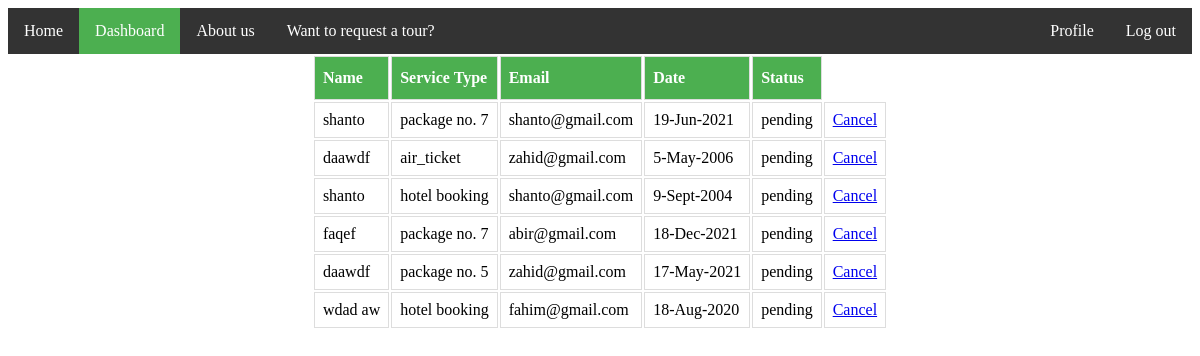
Page /dashboard.php on the committed database.
### tables this page shows
CREATE TABLE `t_activity` (
  `sl` int(11) NOT NULL,
  `name` varchar(30) NOT NULL,
  `service` varchar(30) NOT NULL DEFAULT '',
  `email` varchar(30) NOT NULL,
  `date` varchar(30) NOT NULL,
  `status` varchar(30) NOT NULL DEFAULT 'pending'
);

### models/db_config.php (called while the page is built, shortened)
<?php
	$db_server="localhost";
	$db_user="root";
	$db_password="";
	$db_name="wt_sp21_f";
	function get($query){
		global $db_server,$db_user,$db_password,$db_name;
		$conn = mysqli_connect($db_server,$db_user,$db_password,$db_name);
		$result = mysqli_query($conn,$query);
		$data=array();
		if(mysqli_num_rows($result) > 0){
			while($row=mysqli_fetch_assoc($result)){
				$data[] = $row;
			}
		}
		return $data;
	}
?>

### dashboard.php (the view)
<?php
require_once 'models/db_config.php';
$query= "select * from t_activity where status='pending'";
$result= get($query);
?>
<!DOCTYPE html>
<html>
<head>
<link rel="stylesheet" href="styles/hotelBoking.css">
<link rel="stylesheet" href="styles/dashboard_styles.css">
</head>
<body>
  <div class="list">
<ul>
  <li><a  href="home.php">Home</a></li>
  <li><a class="active" href="dashboard.php">Dashboard</a></li>
  <li><a style="float:right" href="logout.php">Log out</a></li>
  <li><a style="float:right" href="profile1.php">Profile</a></li>
  <li><a href="aboutus.php">About us</a></li>
  <li><a href="requestatour.php">Want to request a tour?</a></li>
</ul>
</div>
<table align="center" id="customers">
  <tr>
    <th>Name</th>
    <th>Service Type</th>
    <th>Email</th>
    <th>Date</th>
    <th>Status</th>
  </tr>
 <?php
        foreach($result as $row):?>
        <tbody>
            <td><?php echo $row["name"];?></td>
            <td><?php echo $row["service"];?></td>
            <td><?php echo $row["email"];?></td>
            <td><?php echo $row["date"];?></td>
            <td><?php echo $row["status"]?></td>
            <td><a href="controllers/dashboard_delete_controller.php?id=<?php echo $row['sl'];?>" class="btn btn-danger">Cancel</a></td>
        </tbody>
        <?php endforeach;?>
</table>
</body>
</html>

### styles/hotelBoking.css (style rules this page uses)
ul { list-style-type: none; margin: 0; padding: 0; overflow: hidden; background-color: #333; width: 100%; margin-top: auto; }
li a { float: left; }
li a { display: block; color: white; text-align: center; padding: 14px 16px; text-decoration: none; }
.active { background-color: #4CAF50; }

### styles/dashboard_styles.css (style rules this page uses)
#customers td, #customers th { border: 1px solid #ddd; padding: 8px; }
#customers th { padding-top: 12px; padding-bottom: 12px; text-align: left; background-color: #4CAF50; color: white; }

### rows in the picture
t_activity: name "shanto", service "package no. 7", email "shanto@gmail.com", date "19-Jun-2021", status "pending"
t_activity: name "daawdf", service "air_ticket", email "zahid@gmail.com", date "5-May-2006", status "pending"
t_activity: name "shanto", service "hotel booking", email "shanto@gmail.com", date "9-Sept-2004", status "pending"
t_activity: name "faqef", service "package no. 7", email "abir@gmail.com", date "18-Dec-2021", status "pending"
t_activity: name "daawdf", service "package no. 5", email "zahid@gmail.com", date "17-May-2021", status "pending"
t_activity: name "wdad aw", service "hotel booking", email "fahim@gmail.com", date "18-Aug-2020", status "pending"
